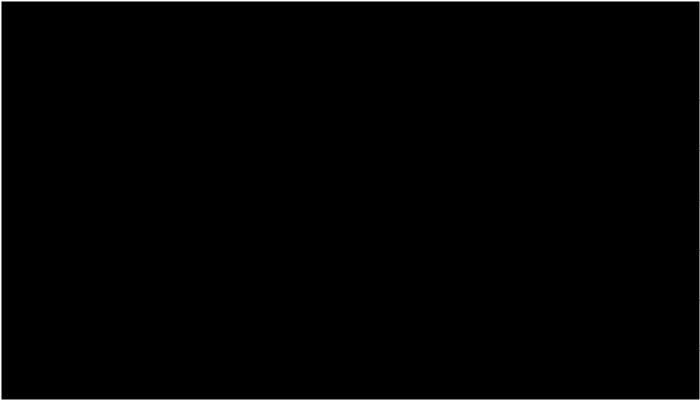
Frame 1 (no input)
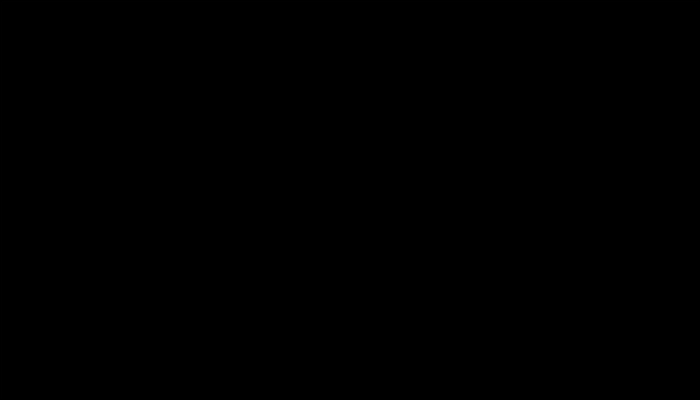
Frame 60 (the mouse pressed at the canvas centre just before this capture)
Frame 120 (the mouse held since frame 60 and released just before this capture): identical to frame 60, image omitted

The Processing sketch that drew these frames (run headless with seeded random() and noise(); from frame 60 on, the mouse is pressed at the canvas centre):

// Processing sketch: processing_36134
// ── processing_36134.pde

int noLines = 6;
int noPart = 140;


float a =1.1; //for accelleration
float speeds[] = { 2,2,2,2,2,2}; // speed array for line speed
float restLine[]= { 100,150,250,200,300,350};// array for where lines come back to rest
float disp[] = { 0,0,0,0,0,0};

float xbuffer = 0;

boolean mousemoving;

void setup() {
  size(700,400); 
  background(0); 
  stroke(255);
  smooth();
  strokeWeight(2);


}



void draw() {
  ///this makes the particles fade
  fill (0,1);
  rect(0,0,700,400);
  //background(0);
  
//// makes them move to the mouse and go back to rest
  if (mousemoving) {
    for (int i = 0; i < noLines; i=i+1) {
      speeds[i] = speeds[i]*a;//makes speed accelerate with more mouse movement
      
      if (restLine[i]+disp[i] < mouseX) {
        disp[i] += speeds[i];
      }
      if (restLine[i]+disp[i] > mouseX) {// displacement of line, line follows mouse up or down
        disp[i] -= speeds[i];
      }
    }
  }else{
    
     speeds[0] = speeds[0]*a;
     speeds[1] = speeds[1]*a;
     speeds[2] = speeds[2]*a;
     speeds[3] = speeds[3]*a;
     speeds[4] = speeds[4]*a;
     speeds[5] = speeds[5]*a;
     
    for (int i = 0; i < noLines; i++) {
      if(disp[i] < 0) {
        disp[i] += speeds[i];

      }
      if (disp[i] > 0) {
        disp[i] -= speeds[i];
      }
    }
  }

  // this draws the lines
  
  
    for (int i = 0; i < noLines; i++) {
     for (int k = 1; k <= noPart; k++){
       //xbuffer = mouseX/10;
       stroke(abs(disp[i]));
       //println(abs(disp[i]);
      //line( (width/noPart)*k, restLine[i]+(disp[i]/700)*mouseX, (width/noPart)*k + 1, restLine[i]+(disp[i]/700)*mouseX);
     float distMousePoint = dist(mouseX,mouseY, width/noPart*k, restLine[i]+(disp[i]/width)*mouseX);
     
     float dist_to_point = dist(mouseX, mouseY*noLines, width/noPart*k, restLine[i]+(disp[i]/700)*mouseX);
      
      line( (xbuffer+width/noPart)*k, restLine[i]-(disp[i]/400)*(500-dist_to_point), (xbuffer+width/noPart)*k + 1, restLine[i]-(disp[i]/400)*(500-dist_to_point));
      //line( restLine[i]-(disp[i]/400)*(700-dist_to_point), (xbuffer+width/noPart)*k,   restLine[i]-(disp[i]/400)*(700-dist_to_point), (xbuffer+width/noPart)*k + 1);
     
      //ellipse(k*10, restLine[i]-(disp[i]/400)*(500-dist_to_point), 10, 10);

  }
   }
  
  //this resets mouse moving to 1 before accelerating back to rest
  if (mousemoving){
     speeds[0] = 1;
     speeds[1] = 1;
     speeds[2] = 1;
     speeds[3] = 1;
     speeds[4] = 1;
     speeds[5] = 1;
  }
  mousemoving = false;
  
}

void mouseMoved() {
  mousemoving = true;
  //changes speeds acording to mouses position
   if (mouseY <= height/ noLines && mouseY >= 0){
     speeds[0] = 2;
     speeds[1] = 1;
     speeds[2] = 0;
     speeds[3] = 2;
     speeds[4] = 1;
     speeds[5] = 0;
   }
   if (mouseY <= (height/ noLines)*2 && mouseY > height/ noLines){
     speeds[0] = 1;
     speeds[1] = 2;
     speeds[2] = 1;
     speeds[3] = 1;
     speeds[4] = 2;
     speeds[5] = 1;
   }
   if (mouseY <= (height/ noLines)*3 && mouseY > (height/ noLines)*2){
     speeds[0] = 0;
     speeds[1] = 1;
     speeds[2] = 2;
     speeds[3] = 0;
     speeds[4] = 1;
     speeds[5] = 2;
   }
}
